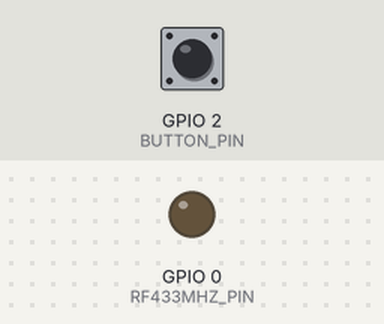
The sketch below on a simulated ESP8266 (NodeMCU). Parts: output pins drawn as LEDs (lit = HIGH). The test bench sets the inputs (shaded band); at power-on: GPIO 2 (BUTTON_PIN) HIGH. WiFi joins after 1.5 s; servers stay silent unless stated; web services answer with replies made up by the test bench; what the sketch prints to the serial monitor is not drawn.

Above: at 2.8 s.
2.9 s: GPIO 2 (BUTTON_PIN) pulled LOW for 0.15 s
At 3.76 s:
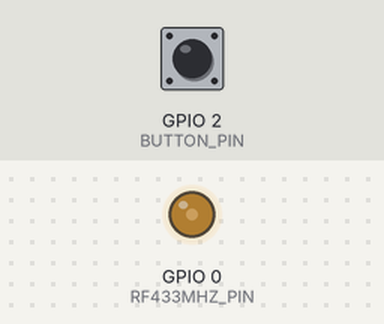
Timing chart, 0 to 6.0 s (numbered marks = the images above; inputs shaded):
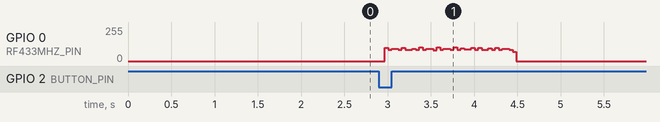

The sketch:

doorbell.ino
```cpp
#include <ESP8266WiFi.h>

const char* ssid     = "NerdNetwork";
const char* password = "networkpassword";
const char* host = "api.pushingbox.com";

#define LONG_DELAY_US 583
#define SHORT_DELAY_US 230
#define REPEAT_DELAY_US 5105 // 5105 US according to the signal
#define REPEAT_NUM 98 // 98
#define BUTTON_PIN 2
#define RF433MHZ_PIN 0

int buttonState = 0;

byte waves[] = {
  0, 1, 1, 1, 0, 0, 1, 1, 0, 1, 1, 0, 0
};

byte delays[] = {
  0, 0, 0, 1, 1, 0, 0, 1, 0, 0, 1, 1, 0
};

void setup() {
  Serial.begin(115200);
  pinMode(BUTTON_PIN, INPUT_PULLUP);
  pinMode(RF433MHZ_PIN, OUTPUT);
  delay(100);
  wifiStart();
}

void loop() {
  int buttonState = digitalRead(BUTTON_PIN);

  if(buttonState == LOW) {
    Serial.println("Button pressed");
    sendFMsignal();
    triggerNotification();
    delay(7000);
  }

  delay(30);
}

void wifiStart() {
  // Connecting to WiFi network

  Serial.println();
  Serial.print("Connecting to ");
  Serial.println(ssid);

  WiFi.begin(ssid, password);
  int maxTries = 40;
  int tries = 0;

  while (WiFi.status() != WL_CONNECTED) {
    ++tries;
    delay(500);
    Serial.print(".");

    if(tries >= maxTries) {
      Serial.print("Max tries reached (");
      Serial.print(maxTries);
      Serial.println(")");
      break;
    }
  }

  if(tries < maxTries) {
    Serial.println("");
    Serial.println("WiFi connected");
    Serial.println("IP address: ");
    Serial.println(WiFi.localIP());
  }
}

void sendBit(byte w, byte d) {
  digitalWrite(RF433MHZ_PIN, HIGH);

  if(w == 0) {
    delayMicroseconds(SHORT_DELAY_US);
  } else {
    delayMicroseconds(LONG_DELAY_US);
  }

  digitalWrite(RF433MHZ_PIN, LOW);

  if(d == 0) {
    delayMicroseconds(SHORT_DELAY_US);
  } else {
    delayMicroseconds(LONG_DELAY_US);
  }
}

void sendSequence() {
  for (byte i = 0; i < sizeof(waves); i++) {
    sendBit(waves[i], delays[i]);
  }
}

void sendFMsignal() {
  Serial.println("Sending FM signal");
  for (byte i = 0; i < REPEAT_NUM; i++) {
    sendSequence();
    delayMicroseconds(REPEAT_DELAY_US);
  }
}

void triggerNotification() {
  Serial.println("Triggering pushingbox notification");
  if(WiFi.status() != WL_CONNECTED) wifiStart();

  Serial.print("connecting to ");
  Serial.println(host);

  WiFiClient client;
  const int httpPort = 80;
  if (!client.connect(host, httpPort)) {
    Serial.println("connection failed");
    return;
  }

  // We now create a URI for the request
  String url = "/pushingbox?devid=YOUR_DEVID";
  Serial.print("Requesting URL: ");
  Serial.println(url);

  // This will send the request to the server
  client.print(String("GET ") + url + " HTTP/1.1\r\n" +
               "Host: " + host + "\r\n" +
               "Connection: close\r\n\r\n");
  delay(500);

  // Read all the lines of the reply from server and print them to Serial
  while(client.available()){
    String line = client.readStringUntil('\r');
    Serial.print(line);
  }

  Serial.println();
  Serial.println("closing connection");
}
```
